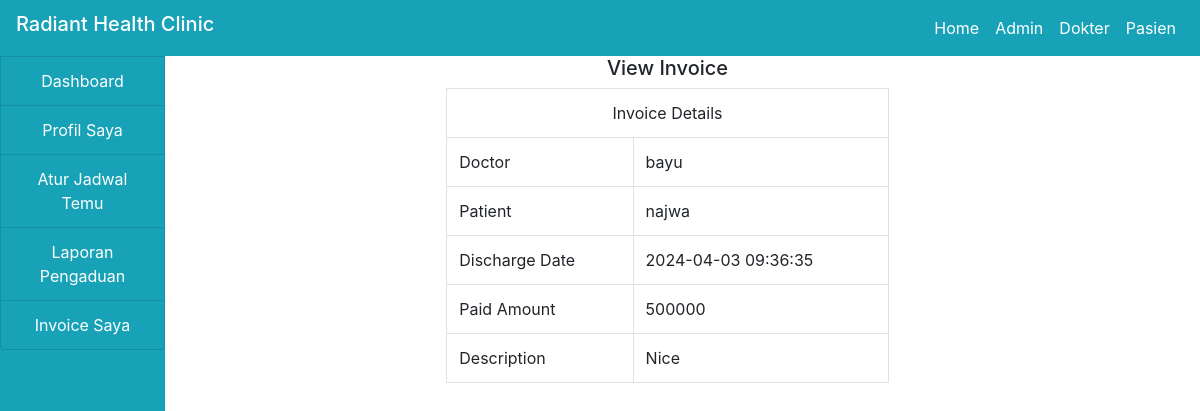
The page /patient/view.php?id=3 on the database its author committed.
### tables this page shows
CREATE TABLE `income` (
  `id` int(100) NOT NULL,
  `doctor` varchar(100) NOT NULL,
  `patient` varchar(100) NOT NULL,
  `date_discharge` varchar(100) NOT NULL,
  `amount_paid` varchar(100) NOT NULL,
  `description` varchar(100) NOT NULL
);

### patient/view.php (the view, shortened to what this page needs)
<!DOCTYPE html>
<html>
<head>
</head>
<body>
	<?php
		include("../include/header.php");
		include("../include/connection.php");
	 ?>
	 <div class="container-fluid">
	 	<div class="col-md-12">
	 		<div class="row">
	 			<div class="col-md-2" style="margin-left: -30px;">
	 				<?php include("sidenav.php"); ?>
	 			</div>
	 			<div class="col-md-10">
	 				<h5 class="text-center">View Invoice</h5>
	 				<div class="col-md-12">
	 					<div class="row">
	 						<div class="col-md-3"></div>
	 						<div class="col-md-6">
	 							<?php
	 								if(isset($_GET['id'])){
	 									$id = $_GET['id'];
	 									$query = "SELECT * FROM income WHERE id='$id'";
	 									$res = mysqli_query($connect,$query);
	 									$row = mysqli_fetch_array($res);
	 								}
	 							 ?>
	 							 <table class="table table-bordered">
	 							 	<tr>
	 							 		<td colspan="2" class="text-center">Invoice Details</td>
	 							 	</tr>
	 							 	<tr>
	 							 		<td>Doctor</td>
	 							 		<td><?php echo $row['doctor']; ?></td>
	 							 	</tr>
	 							 	<tr>
	 							 		<td>Patient</td>
	 							 		<td><?php echo $row['patient']; ?></td>
	 							 	</tr>
	 							 	<tr>
	 							 		<td>Discharge Date</td>
	 							 		<td><?php echo $row['date_discharge']; ?></td>
	 							 	</tr>
	 							 	<tr>
	 							 		<td>Paid Amount</td>
	 							 		<td><?php echo $row['amount_paid']; ?></td>
	 							 	</tr>
	 							 	<tr>
	 							 		<td>Description</td>
	 							 		<td><?php echo $row['description']; ?></td>
	 							 	</tr>
	 							 </table>
	 						</div>
	 						<div class="col-md-3"></div>
	 					</div>
	 				</div>
	 			</div>
	 		</div>
	 	</div>
	 </div>
</body>
</html>

### rows shown on the page
income: doctor "bayu", patient "najwa", date_discharge "2024-04-03 09:36:35", amount_paid "500000", description "Nice"
